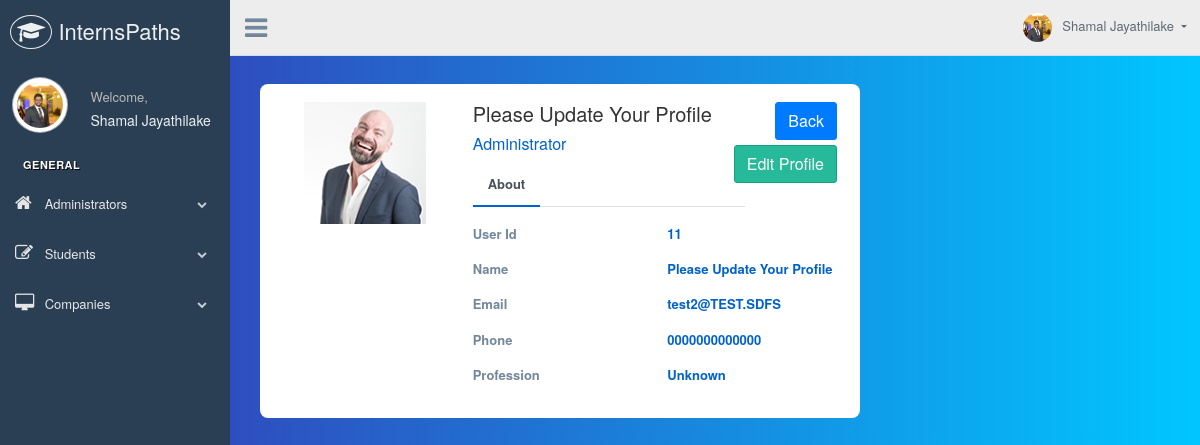
Page /admin/viewadmin.php?id=11 (signed in) on the committed database.
### tables this page shows
CREATE TABLE IF NOT EXISTS `admindata` (
  `adminnum` int(20) NOT NULL AUTO_INCREMENT,
  `id` int(11) NOT NULL,
  `username` varchar(100) NOT NULL,
  `email` varchar(100) NOT NULL,
  `name` varchar(200) NOT NULL DEFAULT 'Please Update Your Profile',
  `mobile` varchar(20) NOT NULL DEFAULT '0000000000000',
  `profileurl` varchar(500) DEFAULT '../images/avatar-01.jpg',
  `occupation` varchar(100) NOT NULL DEFAULT 'Unknown',
  PRIMARY KEY (`adminnum`),
  UNIQUE KEY `id` (`id`)
);

### admin/viewadmin.php (the view, shortened to what this page needs)
<?php
require_once "../php/config.php";
    $id=$_SESSION["id"];
    $sql = "SELECT * FROM admindata WHERE id = ?";
    if($stmt = mysqli_prepare($link, $sql)){
        mysqli_stmt_bind_param($stmt, "i", $param_id);
        if(mysqli_stmt_execute($stmt)){
            $result = mysqli_stmt_get_result($stmt);
            if(mysqli_num_rows($result) == 1){
                $row = mysqli_fetch_array($result, MYSQLI_ASSOC);
                $id=$row["id"];
                $email = $row["email"];
                $name=$row["name"];
                $mnumber=$row["mobile"];
                $profileurl=$row["profileurl"];
                $occupation=$row["occupation"];
            } else{
                header("location: error.php");
                exit();
            }
        } else{
            echo "Oops! Something went wrong. Please try again later.";
        }
} else{
    header("location: error.php");
    exit();
}
?>
<!DOCTYPE html>
<html lang="en">
  <head>
    <link href="../vendors/bootstrap/dist/css/bootstrap.min.css" rel="stylesheet">
    <link href="../vendors/font-awesome/css/font-awesome.min.css" rel="stylesheet">
    <link href="../vendors/nprogress/nprogress.css" rel="stylesheet">
    <link href="../vendors/iCheck/skins/flat/green.css" rel="stylesheet">
    <link href="../vendors/bootstrap-progressbar/css/bootstrap-progressbar-3.3.4.min.css" rel="stylesheet">
    <link href="../vendors/jqvmap/dist/jqvmap.min.css" rel="stylesheet"/>
    <link href="../vendors/bootstrap-daterangepicker/daterangepicker.css" rel="stylesheet">
    <link href="//maxcdn.bootstrapcdn.com/bootstrap/4.1.1/css/bootstrap.min.css" rel="stylesheet" id="bootstrap-css">
    <link href="../build/css/custom.min.css" rel="stylesheet">
    <link href="css/viewprof.css" rel="stylesheet">
  </head>
  <body class="nav-md">
    <div class="container body">
      <div class="main_container">
        <div class="col-md-3 left_col">
          <div class="left_col scroll-view">
            <div class="navbar nav_title" style="border: 0;">
              <a href="../index.html" class="site_title"><i class="fa fa-mortar-board"></i> <span>InternsPaths Administrator Console</span></a>
            </div>
            <div class="profile clearfix">
              <div class="profile_pic">
                <img src="<?php echo $_SESSION["profileurl"]; ?>" alt="..." class="img-circle profile_img">
              </div>
              <div class="profile_info">
                <span>Welcome,</span>
                <a href="viewadmin.php?id=<?php echo $_SESSION["id"]?>"><h2><?php echo ($_SESSION["name"]);?></h2></a>
              </div>
            </div>
            <br />
            <div id="sidebar-menu" class="main_menu_side hidden-print main_menu">
              <div class="menu_section">
                <h3>General</h3>
                <ul class="nav side-menu">
                  <li><a><i class="fa fa-home"></i> Administrators <span class="fa fa-chevron-down"></span></a>
                  </li>
                  <li><a><i class="fa fa-edit"></i> Students <span class="fa fa-chevron-down"></span></a>
                  </li>
                  <li><a><i class="fa fa-desktop"></i> Companies <span class="fa fa-chevron-down"></span></a>
                  </li>
                </ul>
              </div>
            </div>
          </div>
        </div>
        <div class="top_nav">
          <div class="nav_menu">
              <div class="nav toggle">
                <a id="menu_toggle"><i class="fa fa-bars"></i></a>
              </div>
              <nav class="nav navbar-nav">
              <ul class=" navbar-right">
                <li class="nav-item dropdown open" style="padding-left: 15px;">
                  <a href="javascript:;" class="user-profile dropdown-toggle" aria-haspopup="true" id="navbarDropdown" data-toggle="dropdown" aria-expanded="false">
                    <img src="<?php echo $_SESSION["profileurl"]; ?>" alt=""><?php echo ($_SESSION["name"]);?>
                  </a>
                </li>
              </ul>
            </nav>
          </div>
        </div>
        <div class="right_col" role="main">
          <div class="col-md-8 col-sm-8" style="display: inline-block;" >
            <div class="container emp-profile">
            <form method="post">
                <div class="row">
                    <div class="col-md-4">
                        <div class="profile-img">
                            <img src="<?php echo $profileurl; ?>" alt=""/>
                        </div>
                    </div>
                    <div class="col-md-6">
                        <div class="profile-head">
                                    <h5>
                                        <?php echo $name; ?>
                                    </h5>
                                    <h6>
                                        Administrator
                                    </h6>
                            <ul class="nav nav-tabs" id="myTab" role="tablist">
                                <li class="nav-item">
                                    <a class="nav-link active" id="home-tab" data-toggle="tab" href="#home" role="tab" aria-controls="home" aria-selected="true">About</a>
                                </li>
                            </ul>
                        </div>
                    </div>
                    <div class="col-md-2">
                        <a href="index.php">
                          <button class="btn btn-primary pull-right" type="button">Back</button>
                          </a>
                        <a href="editmyprofile.php?id=<?php echo $id?>" class="btn btn-success pull-right">Edit Profile</a>
                    </div>
                </div>
                <div class="row">
                    <div class="col-md-4">
                        <div class="profile-work">
                        </div>
                    </div>
                    <div class="col-md-8">
                        <div class="tab-content profile-tab" id="myTabContent">
                            <div class="tab-pane fade show active" id="home" role="tabpanel" aria-labelledby="home-tab">
                                        <div class="row">
                                            <div class="col-md-6">
                                                <label>User Id</label>
                                            </div>
                                            <div class="col-md-6">
                                                <p><?php echo $id; ?></p>
                                            </div>
                                        </div>
                                        <div class="row">
                                            <div class="col-md-6">
                                                <label>Name</label>
                                            </div>
                                            <div class="col-md-6">
                                                <p><?php echo $name; ?></p>
                                            </div>
                                        </div>
                                        <div class="row">
                                            <div class="col-md-6">
                                                <label>Email</label>
                                            </div>
                                            <div class="col-md-6">
                                                <p><?php echo $email; ?></p>
                                            </div>
                                        </div>
                                        <div class="row">
                                            <div class="col-md-6">
                                                <label>Phone</label>
                                            </div>
                                            <div class="col-md-6">
                                                <p><?php echo $mnumber; ?></p>
                                            </div>
                                        </div>
                                        <div class="row">
                                            <div class="col-md-6">
                                                <label>Profession</label>
                                            </div>
                                            <div class="col-md-6">
                                                <p><?php echo $occupation; ?></p>
                                            </div>
                                        </div>
                            </div>
                            </div>
                        </div>
                    </div>
                </div>
        </div>
                          </div>
                        </div>
      </div>
  </body>
</html>

### admin/css/viewprof.css (style rules this page uses)
body { background: -webkit-linear-gradient(left, #3931af, #00c6ff); }
.emp-profile { padding: 3%; margin-top: 3%; margin-bottom: 3%; border-radius: 0.5rem; background: #fff; }
.profile-img { text-align: center; }
.profile-img img { width: 70%; height: 100%; }
.profile-head h5 { color: #333; }
.profile-head h6 { color: #0062cc; }
.profile-head .nav-tabs { margin-bottom:5%; }
.profile-head .nav-tabs .nav-link { font-weight:600; border: none; }
.profile-head .nav-tabs .nav-link.active { border: none; border-bottom:2px solid #0062cc; }
.profile-work { padding: 14%; margin-top: -15%; }
.profile-tab label { font-weight: 600; }
.profile-tab p { font-weight: 600; color: #0062cc; }

### rows in the picture
admindata: profileurl (picture), name "Please Update Your Profile", id "11", email "test2@TEST.SDFS", mobile "0000000000000", occupation "Unknown"

### other values in the picture
$_SESSION["name"] "Shamal Jayathilake"
